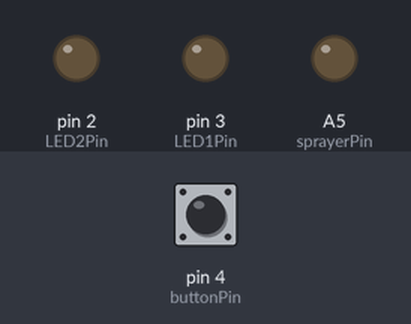
A sketch run on a simulated Arduino Nano, built with avr-gcc and run on an emulated ATmega328P. Shown: output pins drawn as LEDs (lit = HIGH). Inputs (shaded band) come from the test bench; at power-on: pin 4 (buttonPin) LOW.

Above: at 1.2 s.
1.3 s: pin 4 (buttonPin) pulled HIGH for 1 s
At 1.47 s:
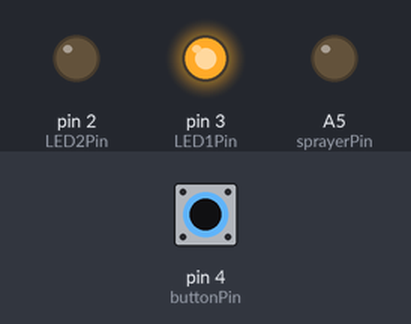
3.8 s: pin 4 (buttonPin) pulled HIGH for 0.15 s
At 4.5 s:
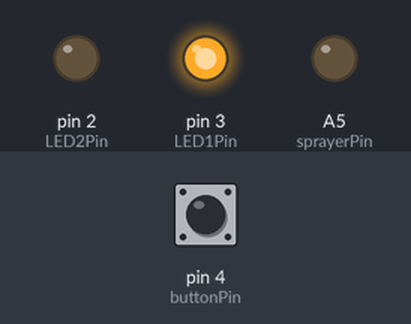
5.4 s: pin 4 (buttonPin) pulled HIGH for 3.2 s
At 9.9 s:
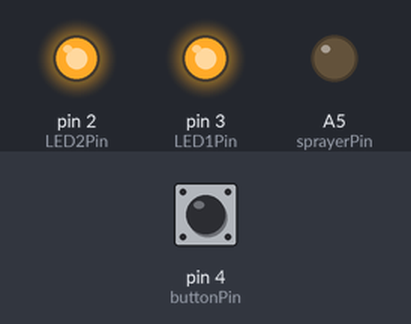
Timing chart, 0 to 11.4 s (numbered marks = the images above; inputs shaded):
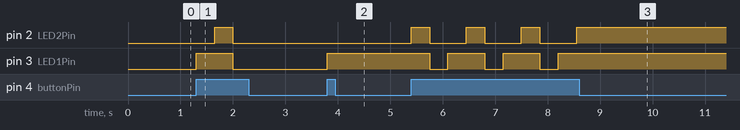

The sketch:

cat_sprayer1.ino
```cpp
const int pirPin = A6;       // Using as analog input; "HIGH" is an analog value of about 710-712, "LOW" is 0
const int sprayerPin = A5;
const int LED1Pin = 3;
const int LED2Pin = 2;
const int buttonPin = 4;
const int enabledLEDPin = 13;

const int delayAfterEnable = 15;  // in seconds - pause value after going out of disabled state AND at power on
const int delayAfterSpray = 15;  // in seconds
const int sprayDuration = 250;   // in milliseconds
const int disabledIncrement = 300; // in seconds

const int buttonDelay = 350; //in milliseconds
const int pirHIGH = 500;  // For analog input of PIR

unsigned long disableTimerStart, sprayTimerStart;
bool spraying;
bool disabled;
bool ignoringPir;
bool firstSpray;
int pirInputValue;
int buttonState;
int LEDOnCount;
int disabledDuration;

void setup() {
  Serial.begin(9600);

  pinMode(sprayerPin, OUTPUT);
  pinMode(LED1Pin, OUTPUT);
  pinMode(LED2Pin, OUTPUT);
  //buttonPin set to INPUT by default

  spraying = false;
  pirInputValue = 0;
  buttonState = LOW;
  LEDOnCount = 0;
  disabledDuration = 0;

  // This is to work out a bug that I can't quite figure out -- always sprays when initially enabled; we'll use this flag to ignore the "first spray trigger" and not actually spray
  firstSpray = true;

  // Start off disabled (initializes enabled LED to false)
  disableSprayer(delayAfterEnable);

  // Initialize pin states
  //digitalWrite(pirPin, LOW);   //per HC-SR505 datasheet
  digitalWrite(sprayerPin, LOW);
  digitalWrite(LED1Pin, LOW);
  digitalWrite(LED2Pin, LOW);
  digitalWrite(buttonPin, LOW);
  digitalWrite(enabledLEDPin, LOW);

}

void loop() {

  /* Disable button code */
  // Get state of button pin
  buttonState = digitalRead(buttonPin);

  // If button pressed
  if (buttonState == HIGH) {

    // Reset the button state
    buttonState = LOW;

    // Case 0: No LEDs currently on (sprayer enabled);  put in a disabled state and start disable timer
    if(LEDOnCount == 0) {

      // Set LED counter to 1 (i.e. one LED on)
      LEDOnCount = 1;

      // Turn on LED1
      digitalWrite(LED1Pin, HIGH);

      // Disable sprayer for disabledIncrement seconds
      disableSprayer(disabledIncrement);
    }

    // Case 1: One LED on; set disabled state to double the disable increment (and restart timer)
    else if (LEDOnCount == 1) {
      // Set LED counter to 2 (i.e. two LEDs on)
      LEDOnCount = 2;

      // Turn on LED2
      digitalWrite(LED2Pin, HIGH);

      // Disable sprayer for disabledIncrement*2 seconds
      disableSprayer(disabledIncrement * 2);

    }

    // Case 2: Both LEDs on; take out of disabled state (with delay)
    else if (LEDOnCount == 2) {
      // Set counter to 0; no LEDs on
      LEDOnCount = 0;

      // Turn off both LEDs
      turnOffLEDs();

      // Set disable duration to delayAfterEnable -- the "if(disabled)" section will re-enable after this delay
      disableSprayer(delayAfterEnable);

    }

    // Delay so that a button press is not counted more than once in buttonDelay milliseconds
    delay(buttonDelay);

    // No need to run rest of code
    return;
  }

  /* END Disable button code */

  /* Sprayer code */

  // If currently spraying:
  if(spraying) {
    // If spraying timer has elapsed, stop spraying!
    if(millis() - sprayTimerStart >= sprayDuration) {
      // Stop the sprayer
      digitalWrite(sprayerPin, LOW);

      // Set spraying state to false
      spraying = false;
      //DEBUG:
      //Serial.print("stopped sprayer\n");

      // Disable the sprayer for the delayAfterSpray seconds
      disableSprayer(delayAfterSpray);
    }

    // Make sure LEDs stay off -- somehow they turn on when sprayer motor sucks a lot of current
    turnOffLEDs();

    // Shouldn't need to run rest of code if spraying (or just finished spraying)
    return;
  }


  // If currently in a disabled state:
  if (disabled) {

    // If both LEDS on and half the duration has elapsed, turn off the 2nd LED
    if (LEDOnCount == 2 && secondsSince(disableTimerStart) >= disabledDuration - disabledIncrement) {
      digitalWrite(LED2Pin, LOW);
      LEDOnCount = 1;
    }

    // If disable timer has elapsed, turn off LED1 (may already be off if not disabled from button push), re-enable the sprayer
    else if (secondsSince(disableTimerStart) >= disabledDuration) {
      // Turn off LED1
      digitalWrite(LED1Pin, LOW);
      LEDOnCount = 0;

      // Re-enable sprayer
      disabled = false;
      digitalWrite(enabledLEDPin, HIGH);
    }
    // Otherwise don't run rest of code
    else return;
  }

  // Read state of pin connected to motion sensor (PIR)
  pirInputValue = analogRead(pirPin);
  // TEMPORARY FOR TESTING:
  //Serial.print("value of pirPin: ");
  //Serial.print(pirInputValue);
  //Serial.print("\n");
  //return;
  // END TEMPORARY CODE


  // If motion detector activated
  if(pirInputValue > pirHIGH) {

    //DEBUG:
    Serial.print("motion detected\n");

    // Reset pir state
    pirInputValue = 0;

    // Start a timer for the sprayer, set spraying state to true, switch on sprayer
    sprayTimerStart = millis();
    spraying = true;

    // If first spray, don't actually spray!  This is a workaround for a bug I can't quite figure out...
    if(firstSpray) {
      firstSpray = false;
      return;
    }
    digitalWrite(sprayerPin, HIGH);
  }
}

int secondsSince(unsigned long timeMS) {
  return int((millis() - timeMS) / 1000);
}


void disableSprayer(int seconds) {
  // Set disabled state to true
  disabled = true;

  // Turn off enabled LED
  digitalWrite(enabledLEDPin, LOW);
  disableTimerStart = millis();
  disabledDuration = seconds;

  // Set pir PIN to low
  //digitalWrite(pirPin, LOW);
}

void turnOffLEDs() {
  digitalWrite(LED1Pin, LOW);
  digitalWrite(LED2Pin, LOW);
}
```

Measured:
- after the input at 1.3 s, pin 2 (LED2Pin): LOW → HIGH after 0.35 s, → LOW 0.35 s later; pin 3 (LED1Pin): LOW → HIGH at once, → LOW 0.70 s later
- after the input at 3.8 s, pin 3 (LED1Pin): LOW → HIGH at once
- after the input at 5.4 s, pin 2 (LED2Pin): alternates HIGH for 0.35 s and LOW for 0.70 s, 7 changes in all, then stays HIGH, starting at once; pin 3 (LED1Pin): alternates HIGH for 0.70 s and LOW for 0.35 s, 6 changes in all, then stays HIGH, starting after 0.35 s
